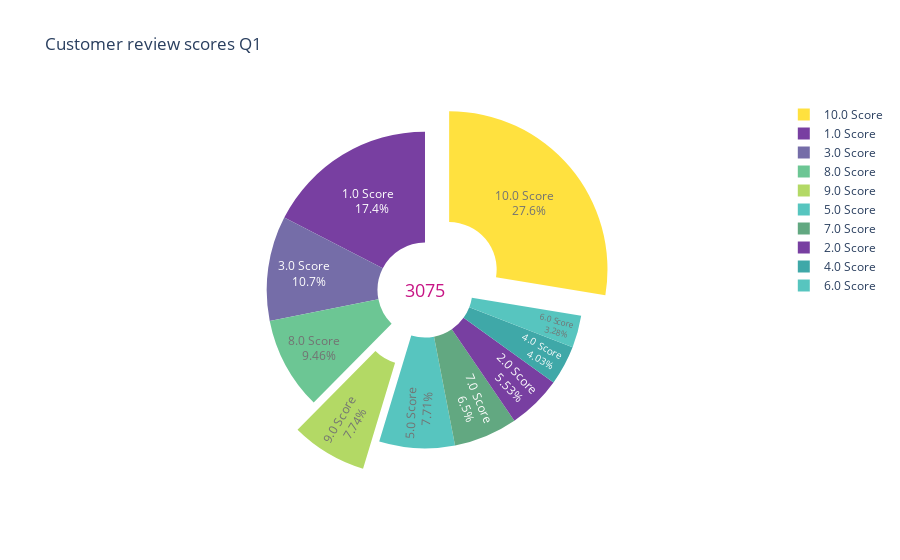

Here is the notebook cell this chart was saved with:
### Markdown cell above
После отсортировки удаляем нулевые значения, и формируем датасет для дальнейшего анализа по **3075** абонентам. Посмотрим на процентное соотношение количества оценок:

### Code cell
# Датасет для визуализации 
for_pie=df_1.groupby('Q1')['Q1'].count()
review_score = for_pie.index.astype(str) +' Score'

# Визуализация Q1
colors = ['Indigo', 'Indigo', 'DarkSlateBlue', 'DarkCyan',
          'LightSeaGreen','LightSeaGreen', 'SeaGreen',
          'MediumSeaGreen', 'YellowGreen', 'Gold']

donut = go.Figure(go.Pie(
    values = for_pie,
    labels = review_score,
    hole=.3,
    pull=[0, 0, 0, 0, 0, 0, 0, 0, 0.2, 0.2],
    texttemplate = "%{label}  <br> %{percent}",
    textposition = "inside"))

donut.update_traces(opacity=0.75,
                    marker=dict(colors=colors))

donut.update_layout(title = 'Customer review scores Q1',
                   annotations=[dict(text='3075', x=0.5, y=0.5, font_size=18, 
                                     font_color='mediumvioletred', showarrow=False)]) 
donut.show()

### Figure 1 — Plotly figure (JSON) as saved in the notebook; plotly's stock layout.template omitted (floating-point values rounded to 4 significant figures)
{"data": [{"hole": 0.3, "labels": ["1.0 Score", "2.0 Score", "3.0 Score", "4.0 Score", "5.0 Score", "6.0 Score", "7.0 Score", "8.0 Score", "9.0 Score", "10.0 Score"], "marker": {"colors": ["Indigo", "Indigo", "DarkSlateBlue", "DarkCyan", "LightSeaGreen", "LightSeaGreen", "SeaGreen", "MediumSeaGreen", "YellowGreen", "Gold"]}, "opacity": 0.75, "pull": [0, 0, 0, 0, 0, 0, 0, 0, 0.2, 0.2], "textposition": "inside", "texttemplate": "%{label}  <br> %{percent}", "type": "pie", "values": [536, 170, 329, 124, 237, 101, 200, 291, 238, 849]}], "layout": {"annotations": [{"font": {"color": "mediumvioletred", "size": 18}, "showarrow": false, "text": "3075", "x": 0.5, "y": 0.5}], "title": {"text": "Customer review scores Q1"}}}
